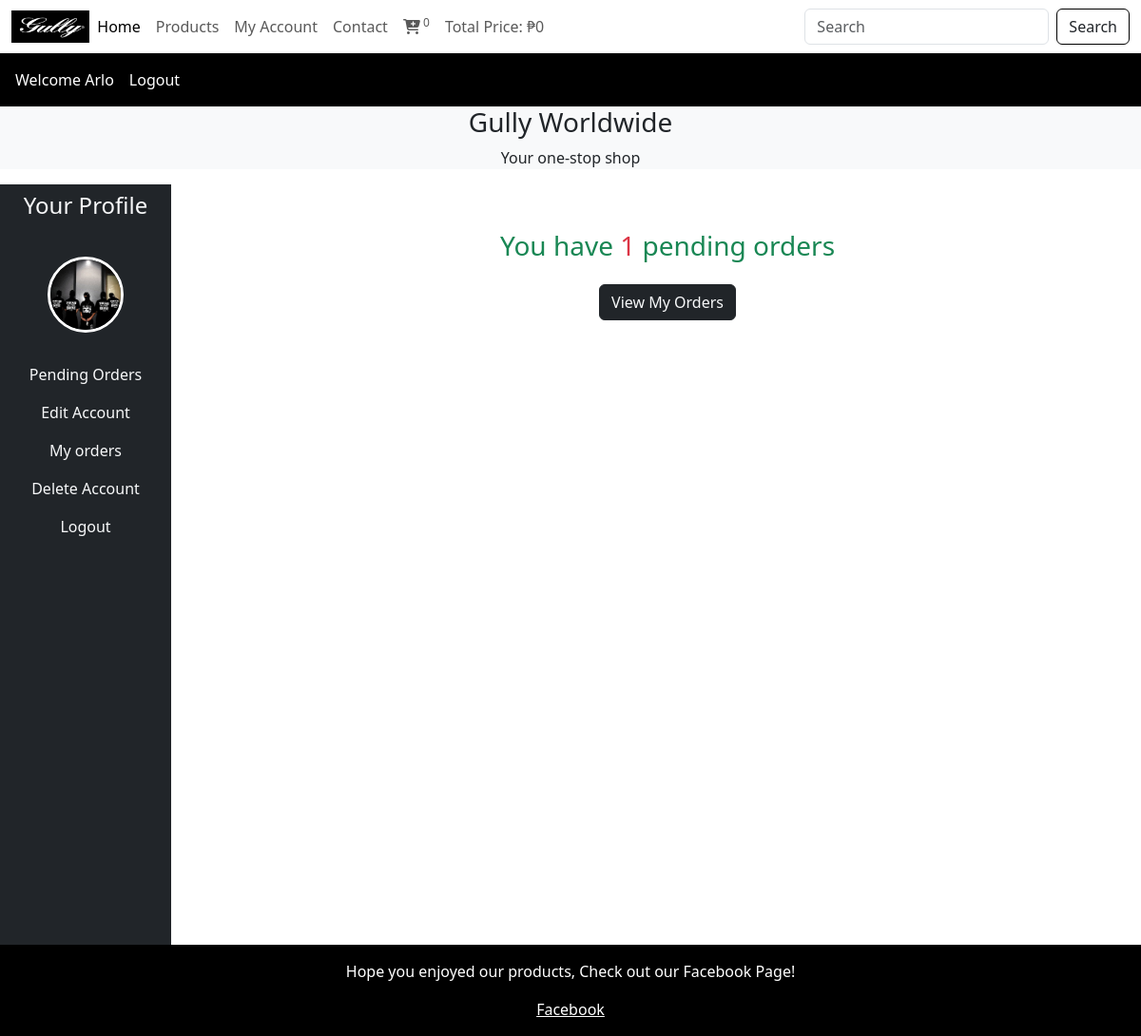
The app's page /users_area/profile.php (signed in) with its own data.
### tables this page shows
CREATE TABLE `user_table` (
  `user_id` int(11) NOT NULL,
  `username` varchar(100) NOT NULL,
  `user_email` varchar(100) NOT NULL,
  `user_password` varchar(255) NOT NULL,
  `user_image` varchar(255) NOT NULL,
  `user_ip` varchar(100) NOT NULL,
  `user_address` varchar(255) NOT NULL,
  `user_mobile` varchar(20) NOT NULL,
  `user_contact` varchar(20) NOT NULL
);

### users_area/profile.php (the view, shortened to what this page needs)
<?php
include('../includes/connect.php');
include('../functions/common_function.php');
?>
<!DOCTYPE html>
<html lang="en">
<head>
      <link href="https://cdn.jsdelivr.net/npm/bootstrap@5.3.7/dist/css/bootstrap.min.css" rel="stylesheet">
  <link rel="stylesheet" href="https://cdnjs.cloudflare.com/ajax/libs/font-awesome/6.7.2/css/all.min.css" />
  <link rel="stylesheet" href="../styles.css">
</head>
<body>
  <div class="container-fluid p-0">
    <nav class="navbar navbar-expand-lg bg-gray">
  <div class="container-fluid">
    <img src="../images/gully-logo.png" alt="" class="logo">
    <div class="collapse navbar-collapse" id="navbarSupportedContent">
      <ul class="navbar-nav me-auto mb-2 mb-lg-0">
        <li class="nav-item">
          <a class="nav-link active" aria-current="page" href="../index.php">Home</a>
        </li>
        <li class="nav-item">
          <a class="nav-link" href="../display_all.php">Products</a>
        </li>
                <li class="nav-item">
          <a class="nav-link" href="profile.php">My Account</a>
        </li>
                <li class="nav-item">
          <a class="nav-link" href="#">Contact</a>
        </li>
                <li class="nav-item">
          <a class="nav-link" href="../cart.php"><i class="fa-solid fa-cart-plus"></i><sup>
<?php
cart_item();
?></sup></a>
        </li>
                <li class="nav-item">
          <a class="nav-link" href="#">Total Price: ₱<?php echo total_cart_price(); ?></a>
        </li>
      </ul>
      <form class="d-flex" action ="../search_products.php " method="get">
        <input class="form-control me-2" type="search" placeholder="Search" aria-label="Search" name="search_data" autocomplete="off">
      <input type="submit" value="Search" class="btn btn-outline-black search-btn" style="border: 1px solid black;" name="search_data_product">
    </div>
  </div>
</nav>
<nav class="navbar navbar-expand-lg ps-2" style="background-color: black;">
  <ul class="navbar-nav me-auto">
<?php
if(!isset($_SESSION['username'])) {
  echo " <li class='nav-item'>
      <a class='nav-link text-white' href='#'>Welcome Guest</a>
    </li>";
} else {
  echo "<li class='nav-item'>
          <a class='nav-link text-white' href='#'>Welcome ".$_SESSION['username']."</a>
        </li>";
}
if(!isset($_SESSION['username'])) {
  echo "<li class='nav-item'>
          <a class='nav-link text-white' href='./users_area/user_login.php'>Login</a>
        </li>";
} else {
  echo "<li class='nav-item'>
          <a class='nav-link text-white' href='./users_area/logout.php'>Logout</a>
        </li>";
}
?>
  </ul>
</nav>
<div class="bg-light">
  <h3 class="text-center">Gully Worldwide</h3>
  <p class="text-center">Your one-stop shop</p>
</div>
  <div class="row">
    <div class="col-md-2">
      <ul class="navbar-nav bg-dark text-center" style="height: 100vh;">
        <li class="nav-item">
          <a class="nav-link text-light" href="#"><h4>Your Profile</h4></a>
        </li>
        <?php
        $username = $_SESSION['username'];
        $user_image_query = "SELECT * FROM `user_table` WHERE username='$username'";
        $result = mysqli_query($con, $user_image_query);
        $row = mysqli_fetch_array($result);
        $user_image = $row['user_image'];
        if(!empty($user_image) && file_exists("./user_images/$user_image")) {
            echo "<li class='nav-item'>
              <img src='./user_images/$user_image' class='profile_img my-4' alt='User Profile'>
            </li>";
        } else {
            echo "<li class='nav-item'>
              <img src='../images/Guly-avatar.jpg' class='profile_img my-4' alt='Default Profile'>
            </li>";
        }
        ?>
                <li class="nav-item">
          <a class="nav-link text-light" href="profile.php">Pending Orders</a>
        </li>
                <li class="nav-item">
          <a class="nav-link text-light" href="profile.php?edit_account">Edit Account</a>
        </li>
                <li class="nav-item">
          <a class="nav-link text-light" href="profile.php?my_orders">My orders</a>
        </li>
                <li class="nav-item">
          <a class="nav-link text-light" href="profile.php?delete_account">Delete Account</a>
        </li>
                <li class="nav-item">
          <a class="nav-link text-light" href="logout.php">Logout</a>
        </li>
      </ul>
    </div>
    <div class="col-md-10">
      <?php get_user_order_details();
      ?>
    </div>
  </div>
<?php include("../includes/footer.php");
?>
</div>
</body>
</html>

### functions/common_function.php (shortened to what this page needs)
<?php
function getIPAddress() {
    if (!empty($_SERVER['HTTP_CLIENT_IP'])) {
        $ip = $_SERVER['HTTP_CLIENT_IP'];
    }
    elseif (!empty($_SERVER['HTTP_X_FORWARDED_FOR'])) {
        $ip = $_SERVER['HTTP_X_FORWARDED_FOR'];
    }
    else {
        $ip = $_SERVER['REMOTE_ADDR'];
    }
    return $ip;
}
function cart_item(){
  if (isset($_GET['add_to_cart'])) {
    global $con;
    $get_ip_address = getIPAddress();
    $select_query = "SELECT * FROM `cart_details` WHERE ip_address='$get_ip_address'";
    $result_query = mysqli_query($con, $select_query);
    $count_cart_items = mysqli_num_rows($result_query);
  } else {
    global $con;
    $get_ip_address = getIPAddress();
    $select_query = "SELECT * FROM `cart_details` WHERE ip_address='$get_ip_address'";
    $result_query = mysqli_query($con, $select_query);
    $count_cart_items = mysqli_num_rows($result_query);
  }
  echo $count_cart_items;
}
function total_cart_price(){
  global $con;
  $get_ip_address = getIPAddress();
  $total_cart_price = 0;
  $cart_query = "SELECT * FROM `cart_details` WHERE ip_address='$get_ip_address'";
  $result_query = mysqli_query($con, $cart_query);
  return $total_cart_price;
}
function get_user_order_details(){
  global $con;
  $username = $_SESSION['username'];
  $get_details = "SELECT * FROM `user_table` WHERE username='$username'";
  $result_query = mysqli_query($con, $get_details);
  if($result_query && mysqli_num_rows($result_query) > 0) {
    while($row_query = mysqli_fetch_assoc($result_query)){
      $user_id = $row_query['user_id'];
      if(!isset($_GET['edit_account'])){
        if(!isset($_GET['my_orders'])){
          if(!isset($_GET['delete_account'])){
            $get_orders = "SELECT * FROM `user_orders` WHERE user_id=$user_id AND order_status='Pending'";
            $result_orders_query = mysqli_query($con, $get_orders);
            $row_count = mysqli_num_rows($result_orders_query);
            if($row_count > 0){
              echo "<h3 class='text-center text-success mt-5 mb-2'>You have <span class='text-danger'>$row_count</span> pending orders</h3>
              <p class= 'text-center'><a href='profile.php?my_orders' class='btn btn-dark text-light mt-3 mb-2'>View My Orders</a></p>";
            } else {
              echo "<h3 class='text-center text-danger'>You have no pending orders</h3>
              <p class='text-center'><a href='../index.php' class='btn btn-dark text-light mt-3 mb-2'>Continue Shopping</a></p>";
            }
          }
        }
      }
    }
  } else {
    echo "<h3 class='text-center text-danger'>User not found</h3>
    <p class='text-center'><a href='user_login.php' class='btn btn-dark text-light mt-3 mb-2'>Login</a></p>";
  }
}

### styles.css (style rules this page uses)
* { margin: 0; padding: 0; box-sizing: border-box; }
.logo { width: 7%; height: 7%; }

### users_area/profile.php (style rules this page uses)
.profile_img { width: 80px; height: 80px; border-radius: 50%; object-fit: cover; margin: auto; display: block; border: 3px solid #fff; }

### records on screen
user_table: user_image (picture), row_count "1"

### other values on screen
$count_cart_items "0"
total_cart_price() "0"
$_SESSION['username'] "Arlo"
